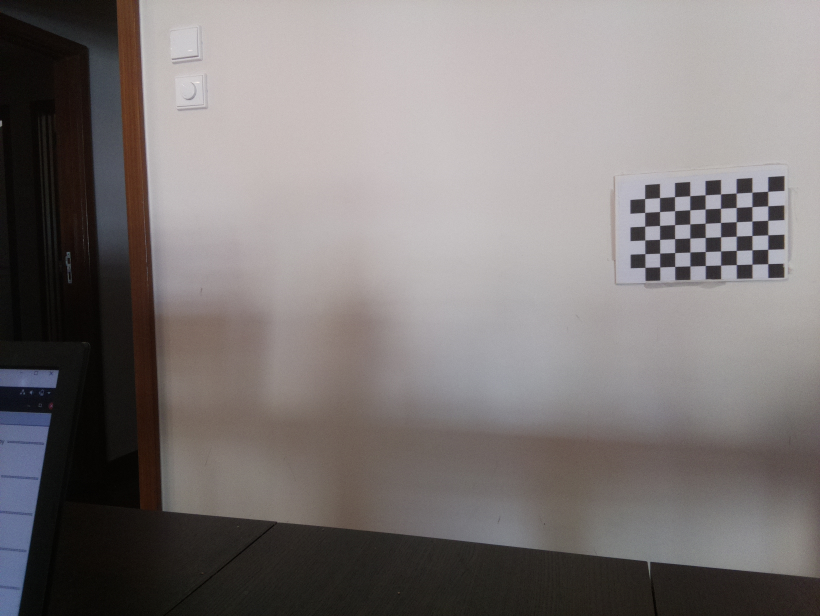
//> input picture Test_homography/L1.jpg, 1640 x 1232 px (shown at 1/2 size)
$ ./find_chess   (built with g++ and OpenCV 4)
//> lines starting //> are read from the running program, lines starting //| are printed output that depends on the picture; pictures that were not available may be replaced by others from this repository, and a replacement may not be noted
#include <opencv2/opencv.hpp>
#include <opencv2/calib3d/calib3d.hpp>
#include <opencv2/highgui/highgui.hpp>
#include <opencv2/imgproc/imgproc.hpp>
#include <stdio.h>
#include <iostream>
#include <opencv2/core/types.hpp>

#include "opencv2/opencv_modules.hpp"
#include <opencv2/core/utility.hpp>
#include "opencv2/imgcodecs.hpp"

#include <fstream>
using namespace std;
using namespace cv;
using namespace cv::detail;

 void DivideVector(vector<Point2f> &v){
     for(int i=0; i<v.size(); i++)
     {
		v[i].x = v[i].x/2 ;
		v[i].y = v[i].y/2 ;
	 }


  }

 void SumVectors(vector<Point2f> &a, vector<Point2f> &b){

     for(int i=0; i<a.size(); i++)
     {
		a[i].y = a[i].y + b[i].y;
		a[i].x = a[i].x + b[i].x;
	 }
 }

int main()
{
	//Variables
	cv::Size patternSize(6,9);
	cv::Mat imgL, imgC, imgR;
	vector<Point2f> corners1, corners2,corners3;

	cv::namedWindow("imgL",cv::WINDOW_NORMAL);
	cv::resizeWindow("imgL",960,536);
	cv::namedWindow("imgC",cv::WINDOW_NORMAL);
	cv::resizeWindow("imgC",960,536);
	cv::namedWindow("imgR",cv::WINDOW_NORMAL);
	cv::resizeWindow("imgR",960,536);

	//Read Images
	imgL = cv::imread("./L1.jpg");
//> imgL is the input picture: 1232 rows x 1640 cols, CV_8UC3; mean B, G, R 119, 119.6, 125.3
	imgR = cv::imread("./R1.jpg");
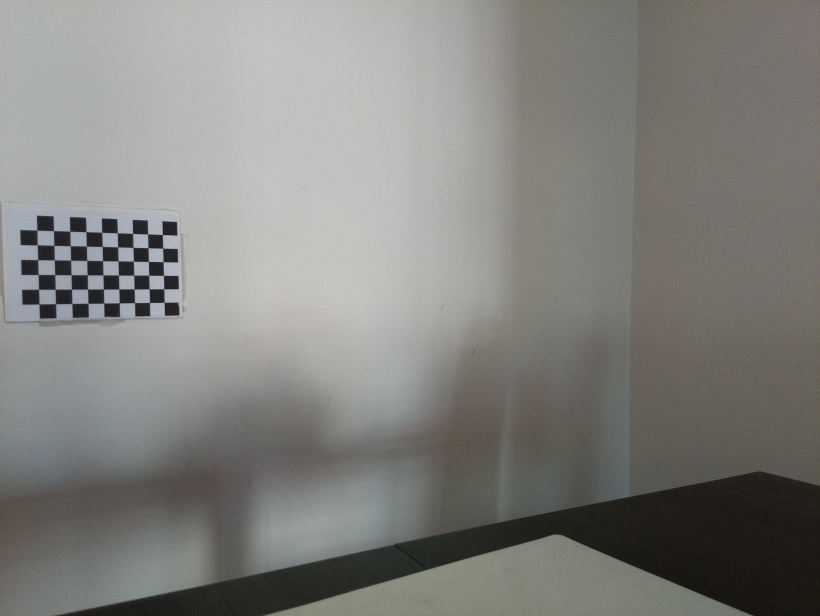
//> input picture Test_homography/R1.jpg, 1640 x 1232 px (shown at 1/2 size)
//> imgR is the input picture: 1232 rows x 1640 cols, CV_8UC3; mean B, G, R 125.5, 129.5, 129.7
	imgC = cv::imread("./C1.jpg");
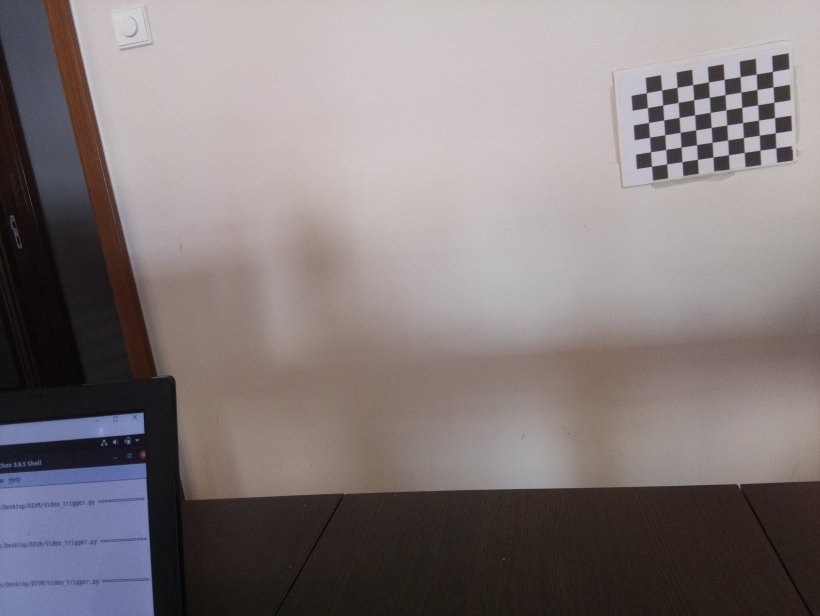
//> input picture Test_homography/L3.jpg, 1640 x 1232 px, given in place of C1.jpg, which was not available (shown at 1/2 size)
//> imgC is the input picture: 1232 rows x 1640 cols, CV_8UC3; mean B, G, R 123.1, 122.4, 131.1

	cv::imshow("imgL",imgL);
	cv::imshow("imgC",imgC);
	cv::imshow("imgR",imgR);

	//Find Chessboards
	bool found1 = cv::findChessboardCorners(imgL, patternSize, corners1);
//> corners1 = 54 Points (x, y), first 12: [1536.2, 382.9], [1536.1, 412.2], [1536, 441.4], [1536.1, 470.3], [1536.3, 499], [1536.3, 527.7], [1504.5, 384.8], [1504.5, 413.6], [1504.5, 442.6], [1504.3, 471.5], [1504.5, 500.4], [1504.7, 528.6]; found1 = true
	bool found2 = cv::findChessboardCorners(imgC, patternSize, corners2);
//> corners2 = 54 Points (x, y), first 12: [1545.3, 143.3], [1546.9, 174.3], [1548.4, 205], [1550, 235.8], [1551.1, 266.2], [1552.6, 296.3], [1512.9, 148.5], [1514.5, 179.4], [1516.2, 210.2], [1517.7, 240.5], [1518.9, 270.8], [1520.5, 300.9]; found2 = true
	bool found3 = cv::findChessboardCorners(imgR, patternSize, corners3);
//> corners3 = 54 Points (x, y), first 12: [325.3, 469.5], [325.9, 496.6], [326.6, 523.7], [327.5, 551], [328.2, 578], [328.8, 605], [295.8, 468.5], [296.5, 495.9], [297.4, 523.5], [298.2, 550.8], [298.7, 578.3], [299.5, 605.4]; found3 = true

	//Find Homographies
	cv::Mat H_LC = cv::findHomography(corners1, corners2);
//> H_LC = [[1.24, 0.221, -243.9], [-0.115, 1.23, -133.1], [6.09e-05, 0.000107, 1]]
	cv::Mat H_RC = cv::findHomography(corners3, corners2);
//> H_RC = [[0.383, 0.2, 1202], [-0.268, 1.07, -283.2], [-0.000417, 0.000117, 1]]
	cv::Mat H_CL = cv::findHomography(corners2, corners1);
//> H_CL = [[0.798, -0.16, 175], [0.0685, 0.806, 124.4], [-5.63e-05, -7.77e-05, 1]]
	cv::Mat H_CR = cv::findHomography(corners2, corners3);
//> H_CR = [[2.54, -0.131, -3090.2], [0.906, 2.05, -523.8], [0.00099, -0.000258, 1]]

	//Save Corners To CSV File

	std::ofstream myfile;
	myfile.open ("Corners.csv");
	myfile << "Xl,Yl,Xc,Yc,Xr,Yr,\n";

	for(int i=0; i<corners1.size(); i++)
	{

		myfile << corners1[i].x << " , " << corners1[i].y << "," << corners2[i].x << "," << corners2[i].y << "," << corners3[i].x << "," << corners3[i].y << ",\n";

	}
//> this loop made 54 passes
	myfile.close();


	//Show matrices
	std::cout << "H_LC:\n" << H_LC << std::endl;
//| H_LC:
//| [1.244770929463866, 0.2205934119623334, -243.8901973536138;
//|  -0.1152306384689621, 1.232885350402452, -133.0670121254669;
//|  6.086556008770997e-05, 0.0001065287434794291, 1]
	std::cout << "H_CR:\n" << H_CR << std::endl;
//| H_CR:
//| [2.535888943063395, -0.1306402686150352, -3090.24634917354;
//|  0.9058982698509424, 2.048854918250669, -523.7646438697799;
//|  0.0009896466335267023, -0.0002581120502459144, 1]
	std::cout << "H_RC:\n" << H_RC << std::endl;
//| H_RC:
//| [0.3830212772934249, 0.2002893002447285, 1201.989068599728;
//|  -0.2676441958450755, 1.069430245440931, -283.1611742946839;
//|  -0.0004171675625196887, 0.0001166156206691431, 1]
	std::cout << "H_CR:\n" << H_CR << std::endl;
//| H_CR:
//| [2.535888943063395, -0.1306402686150352, -3090.24634917354;
//|  0.9058982698509424, 2.048854918250669, -523.7646438697799;
//|  0.0009896466335267023, -0.0002581120502459144, 1]

	//CHECK THE DIFERENCE BETWEEN DIRECT AND THE INVERSES
	std::cout << "Inverse relation to the direct LC,CL" << std::endl;
	cv::Mat H_LC_inv = H_LC.inv();
//> H_LC_inv = [[0.781, -0.154, 169.9], [0.0671, 0.789, 121.3], [-5.47e-05, -7.46e-05, 0.977]]

	//Warp Prespectives
	cv::Mat imgL_C, imgL_C_L;
	cv::warpPerspective(imgL, imgL_C, H_LC, imgL.size());
	cv::warpPerspective(imgL_C, imgL_C_L, H_LC_inv, imgL_C.size());

	//Create windows
	cv::namedWindow("imgL_C",cv::WINDOW_NORMAL);
	cv::resizeWindow("imgL_C",960,536);
	cv::namedWindow("imgL_C_L",cv::WINDOW_NORMAL);
	cv::resizeWindow("imgL_C_L",960,536);

	//Show images
	cv::imshow("imgL_C",imgL_C);
	cv::imshow("imgL_C_L",imgL_C_L);

	//Show matrices
	std::cout << "H_LC:\n" << H_LC << std::endl;
//| H_LC:
//| [1.244770929463866, 0.2205934119623334, -243.8901973536138;
//|  -0.1152306384689621, 1.232885350402452, -133.0670121254669;
//|  6.086556008770997e-05, 0.0001065287434794291, 1]
	std::cout << "H_CL:\n" << H_CL << std::endl;
//| H_CL:
//| [0.7981720730656628, -0.1598946083803408, 174.9955248092625;
//|  0.06847352519251458, 0.8060893143057127, 124.4345805317647;
//|  -5.626858187059673e-05, -7.773212968684847e-05, 1]
	std::cout << "H_LC_inv:\n" << H_LC_inv << std::endl;
//| H_LC_inv:
//| [0.780763258099197, -0.1543761830437361, 169.8781276832995;
//|  0.06707314633484464, 0.7886234959074055, 121.2982551890719;
//|  -5.466681100037574e-05, -7.461487725221076e-05, 0.9767385219003654]

	cv::waitKey();

	cv::destroyWindow("imgL_C");
	cv::destroyWindow("imgL_C_L");

	//CHECK THE DIFERENCE BETWEEN DIRECT AND THE INVERSES
	std::cout << "Relation between transformation LC and CR" << std::endl;

	//Warp Prespectives
	cv::Mat imgC_R, imgC_R_false;
	cv::warpPerspective(imgC, imgC_R, H_CR, imgC.size());
	cv::warpPerspective(imgC, imgC_R_false, H_LC, imgC.size());
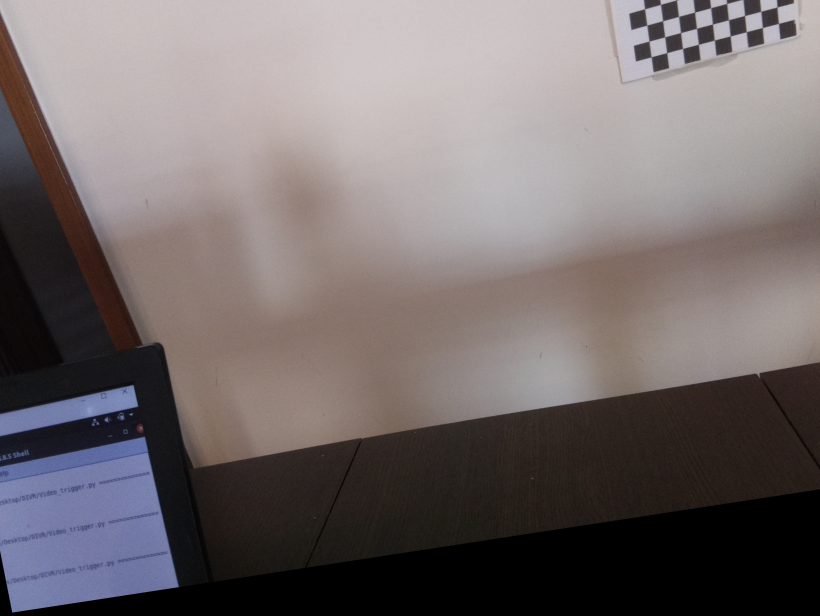
//> imgC_R_false: 1232 rows x 1640 cols, CV_8UC3 (shown at 1/2 size); mean B, G, R 107.7, 107.2, 115.3

	//Create windows
	cv::namedWindow("imgC_R",cv::WINDOW_NORMAL);
	cv::resizeWindow("imgC_R",960,536);
	cv::namedWindow("imgC_R_false",cv::WINDOW_NORMAL);
	cv::resizeWindow("imgC_R_false",960,536);

	//Show images
	cv::imshow("imgC_R",imgC_R);
	cv::imshow("imgC_R_false",imgC_R_false);

	//Show matrices
	std::cout << "H_LC:\n" << H_LC << std::endl;
//| H_LC:
//| [1.244770929463866, 0.2205934119623334, -243.8901973536138;
//|  -0.1152306384689621, 1.232885350402452, -133.0670121254669;
//|  6.086556008770997e-05, 0.0001065287434794291, 1]
	std::cout << "H_CR:\n" << H_CR << std::endl;
//| H_CR:
//| [2.535888943063395, -0.1306402686150352, -3090.24634917354;
//|  0.9058982698509424, 2.048854918250669, -523.7646438697799;
//|  0.0009896466335267023, -0.0002581120502459144, 1]

	cv::waitKey();

	cv::destroyWindow("imgC_R");
	cv::destroyWindow("imgC_R_false");

	//CHECK THE DIFERENCE BETWEEN DIRECT AND THE INVERSES
	std::cout << "Relation between transformation LC+CR and LR" << std::endl;

	cv::Mat H_LR_combine = H_CR * H_LC;
//> H_LR_combine = [[2.98, 0.0691, -3691.3], [0.86, 2.67, -1017.3], [0.00132, 6.62e-06, 0.793]]

	//Warp Prespectives
	cv::Mat imgL_C_R, imgL_R_combine;
	cv::warpPerspective(imgL, imgL_C, H_LC, imgL.size());
	cv::warpPerspective(imgL_C, imgL_C_R, H_CR, imgL_C.size());
	cv::warpPerspective(imgL, imgL_R_combine, H_LR_combine, imgL.size());
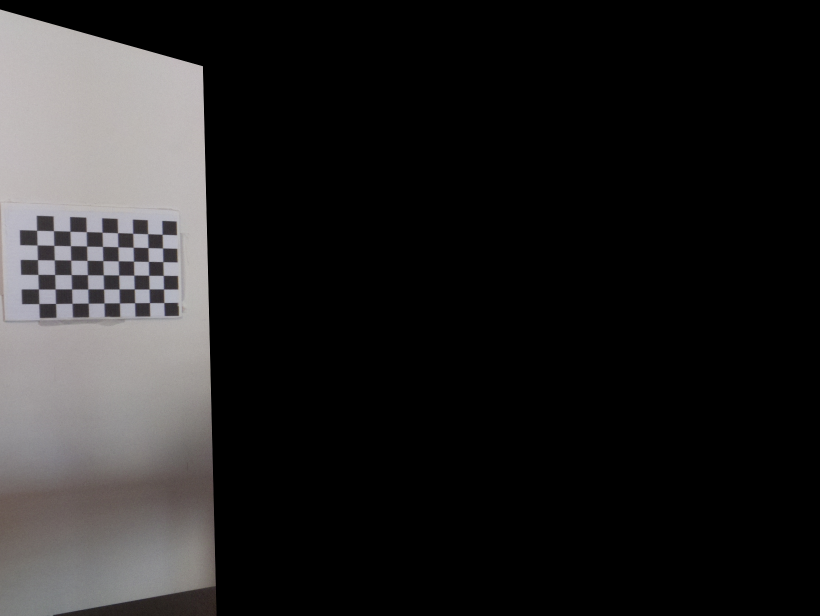
//> imgL_R_combine: 1232 rows x 1640 cols, CV_8UC3 (shown at 1/2 size); mean B, G, R 34.7, 34.6, 35.7

	//Create windows
	cv::namedWindow("imgL_C_R",cv::WINDOW_NORMAL);
	cv::resizeWindow("imgL_C_R",960,536);
	cv::namedWindow("imgL_R_combine",cv::WINDOW_NORMAL);
	cv::resizeWindow("imgL_R_combine",960,536);

	//Show images
	cv::imshow("imgL_C_R",imgL_C_R);
	cv::imshow("imgL_R_combine",imgL_R_combine);

	//Show matrices
	std::cout << "H_LR_combine:\n" << H_LR_combine << std::endl;
//| H_LR_combine:
//| [2.983565023384981, 0.06913586034044139, -3691.340893756247;
//|  0.8596657425984933, 2.67004241465806, -1017.339353936208;
//|  0.001322491336289898, 6.615705495591787e-06, 0.7929810865586353]

	cv::waitKey();

	cv::destroyWindow("imgL_C_R");
	cv::destroyWindow("imgL_R_combine");

	//CHECK THE DIFERENCE BETWEEN DIRECT AND THE INVERSES
	std::cout << "Relation between half transformations" << std::endl;

	cv::Mat H_LC2 = H_LC/2;
//> H_LC2 = [[0.622, 0.11, -121.9], [-0.0576, 0.616, -66.53], [3.04e-05, 5.33e-05, 0.5]]
	cv::Mat H_CL2 = H_CL/2;
//> H_CL2 = [[0.399, -0.0799, 87.5], [0.0342, 0.403, 62.22], [-2.81e-05, -3.89e-05, 0.5]]

	//Warp Prespectives
	cv::Mat imgL_C2, imgC_L2;
	cv::warpPerspective(imgL, imgL_C2, H_LC2, imgL.size());
	cv::warpPerspective(imgC, imgC_L2, H_CL2, imgL_C.size());
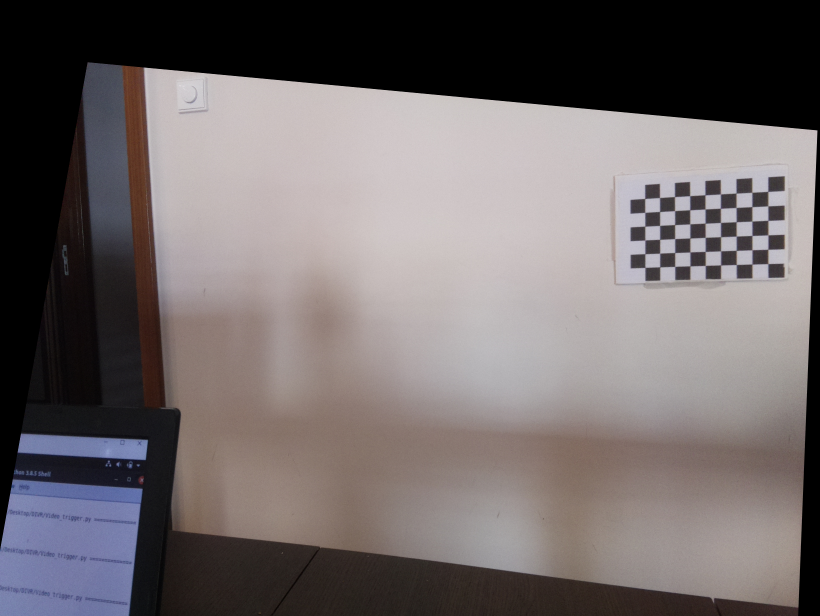
//> imgC_L2: 1232 rows x 1640 cols, CV_8UC3 (shown at 1/2 size); mean B, G, R 105.6, 105, 112.1


	//Create windows
	cv::namedWindow("imgL_C2",cv::WINDOW_NORMAL);
	cv::resizeWindow("imgL_C2",960,536);
	cv::namedWindow("imgC_L2",cv::WINDOW_NORMAL);
	cv::resizeWindow("imgC_L2",960,536);

	//Show images
	cv::imshow("imgL_C2",imgL_C2);
	cv::imshow("imgC_L2",imgC_L2);

	//Show matrices
	std::cout << "H_LC2:\n" << H_LC2 << std::endl;
//| H_LC2:
//| [0.6223854647319328, 0.1102967059811667, -121.9450986768069;
//|  -0.05761531923448105, 0.6164426752012262, -66.53350606273345;
//|  3.043278004385498e-05, 5.326437173971454e-05, 0.5]
	std::cout << "H_CL2:\n" << H_CL2 << std::endl;
//| H_CL2:
//| [0.3990860365328314, -0.07994730419017038, 87.49776240463126;
//|  0.03423676259625729, 0.4030446571528564, 62.21729026588233;
//|  -2.813429093529837e-05, -3.886606484342423e-05, 0.5]

	cv::waitKey();

	cv::destroyWindow("imgL_C2");
	cv::destroyWindow("imgC_L2");

	//CHECK THE DIFERENCE BETWEEN DIRECT AND THE INVERSES
	std::cout << "Relation between half transformations LR RL" << std::endl;

	cv::Mat H_LR = cv::findHomography(corners1, corners3);
//> H_LR = [[3.76, 0.0892, -4649.3], [1.08, 3.37, -1281.8], [0.00166, 2.09e-05, 1]]
	cv::Mat H_RL = cv::findHomography(corners3, corners1);
//> H_RL = [[0.294, 0.00442, 1236.2], [-0.251, 0.93, -21.93], [-0.000433, 1.95e-05, 1]]

	cv::Mat H_LR2 = H_LR/2;
//> H_LR2 = [[1.88, 0.0446, -2324.7], [0.54, 1.69, -640.9], [0.000831, 1.04e-05, 0.5]]
	cv::Mat H_RL2 = H_RL/2;
//> H_RL2 = [[0.147, 0.00221, 618.1], [-0.125, 0.465, -10.97], [-0.000217, 9.73e-06, 0.5]]

	//Warp Prespectives
	cv::Mat imgL_R2, imgR_L2;
	cv::warpPerspective(imgL, imgL_R2, H_LR2, imgL.size());
	cv::warpPerspective(imgR, imgR_L2, H_RL2, imgR.size());
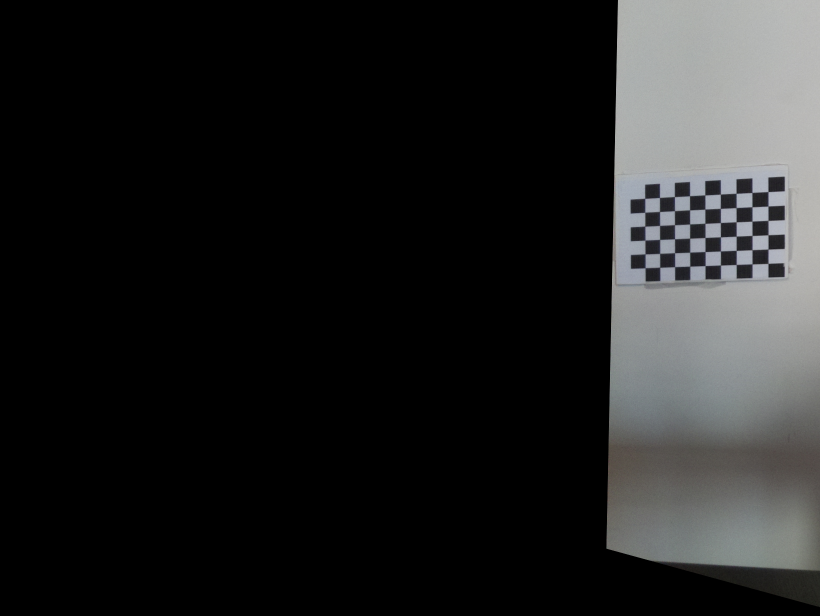
//> imgR_L2: 1232 rows x 1640 cols, CV_8UC3 (shown at 1/2 size); mean B, G, R 33, 33, 32.5


	//Create windows
	cv::namedWindow("imgL_R2",cv::WINDOW_NORMAL);
	cv::resizeWindow("imgL_R2",960,536);
	cv::namedWindow("imgR_L2",cv::WINDOW_NORMAL);
	cv::resizeWindow("imgR_L2",960,536);

	//Show images
	cv::imshow("imgL_R2",imgL_R2);
	cv::imshow("imgR_L2",imgR_L2);

	//Show matrices
	std::cout << "H_LR2:\n" << H_LR2 << std::endl;
//| H_LR2:
//| [1.878631200402046, 0.04461090292535407, -2324.662347551674;
//|  0.540330346087285, 1.68571677474616, -640.908230340642;
//|  0.0008306593480623285, 1.044823081058303e-05, 0.5]
	std::cout << "H_RL2:\n" << H_RL2 << std::endl;
//| H_RL2:
//| [0.147183709303839, 0.00220798187920805, 618.1219639237878;
//|  -0.1253764614228679, 0.464955870501148, -10.96641074966482;
//|  -0.0002165740988960774, 9.726799539921811e-06, 0.5]

	cv::waitKey();

	cv::destroyWindow("imgL_R2");
	cv::destroyWindow("imgR_L2");

	//*************** ESTIMATE C CORNERS **********************
	std::cout << "Estimate C corners" << std::endl;

	vector<Point2f> corners2_estimated = corners1;
//> corners2_estimated has the same summary as corners1

	SumVectors(corners2_estimated, corners3);
//> the loop in SumVectors, `for(int i=0; i<a.size(); i++)` made 54 passes
//> corners2_estimated = 54 Points (x, y), first 12: [1861.5, 852.3], [1862, 908.8], [1862.6, 965.1], [1863.6, 1021.3], [1864.5, 1077], [1865.1, 1132.7], [1800.2, 853.2], [1801.1, 909.5], [1801.9, 966.1], [1802.5, 1022.3], [1803.3, 1078.7], [1804.2, 1134]

	DivideVector(corners2_estimated);
//> the loop in DivideVector, `for(int i=0; i<v.size(); i++)` made 54 passes
//> corners2_estimated = 54 Points (x, y), first 12: [930.8, 426.2], [931, 454.4], [931.3, 482.6], [931.8, 510.6], [932.2, 538.5], [932.6, 566.4], [900.1, 426.6], [900.5, 454.8], [901, 483.1], [901.3, 511.1], [901.6, 539.4], [902.1, 567]

	std::cout << corners2_estimated << std::endl;
//| [930.75476, 426.17139;
//|  931.02588, 454.3996;
//|  931.29688, 482.55688;
//|  931.78693, 510.64154;
//> (the first 4 of 54 printed lines)

	cv::Mat H_LC_estimated = cv::findHomography(corners1, corners2_estimated);
//> H_LC_estimated = [[1.87, 0.0244, -1398.9], [0.235, 1.55, -275.9], [0.000383, 5.98e-06, 1]]
	cv::Mat H_RC_estimated = cv::findHomography(corners3, corners2_estimated);
//> H_RC_estimated = [[0.772, -0.000824, 618.2], [-0.138, 0.968, -11.29], [-0.000224, 1.39e-05, 1]]

	//Warp Prespectives
	cv::Mat imgL_C_estimated, imgR_C_estimated, imgR_C;
	cv::warpPerspective(imgL, imgL_C_estimated, H_LC_estimated, imgL.size());
	cv::warpPerspective(imgR, imgR_C_estimated, H_RC_estimated, imgR.size());
	cv::warpPerspective(imgR, imgR_C, H_RC, imgR.size());
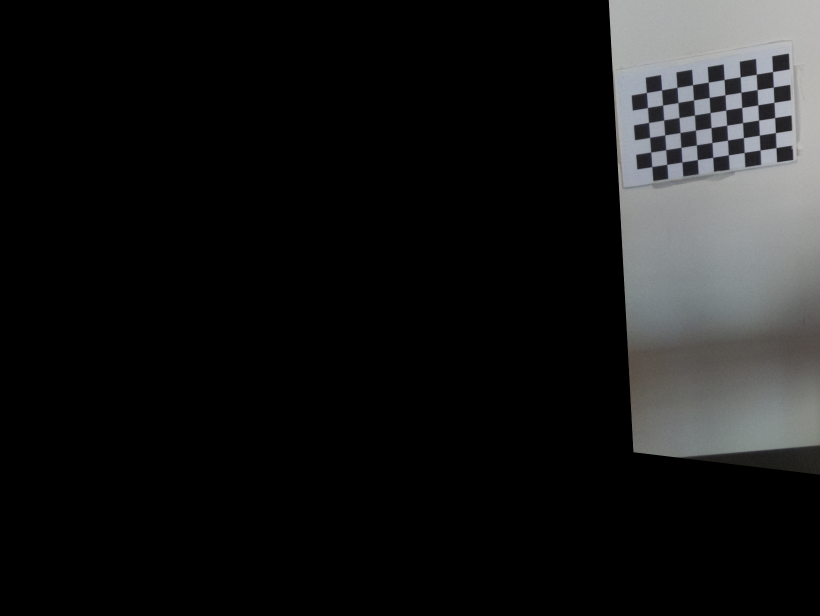
//> imgR_C: 1232 rows x 1640 cols, CV_8UC3 (shown at 1/2 size); mean B, G, R 23.9, 23.7, 23.4

	//Create windows
	cv::namedWindow("imgL_C_estimated",cv::WINDOW_NORMAL);
	cv::resizeWindow("imgL_C_estimated",960,536);
	cv::namedWindow("imgR_C_estimated",cv::WINDOW_NORMAL);
	cv::resizeWindow("imgR_C_estimated",960,536);
	cv::namedWindow("imgL_C",cv::WINDOW_NORMAL);
	cv::resizeWindow("imgL_C",960,536);
	cv::namedWindow("imgR_C",cv::WINDOW_NORMAL);
	cv::resizeWindow("imgR_C",960,536);

	//Show images
	cv::imshow("imgL_C_estimated",imgL_C_estimated);
	cv::imshow("imgR_C_estimated",imgR_C_estimated);
	cv::imshow("imgL_C",imgL_C);
	cv::imshow("imgR_C",imgR_C);
	//Show matrices
	std::cout << "H_LC:\n" << H_LC << std::endl;
//| H_LC:
//| [1.244770929463866, 0.2205934119623334, -243.8901973536138;
//|  -0.1152306384689621, 1.232885350402452, -133.0670121254669;
//|  6.086556008770997e-05, 0.0001065287434794291, 1]
	std::cout << "H_LC_estimated:\n" << H_LC_estimated << std::endl;
//| H_LC_estimated:
//| [1.868095014584701, 0.02442622318315541, -1398.855486901306;
//|  0.2348199361333131, 1.548329787802825, -275.9391670226207;
//|  0.0003830805339800921, 5.979676989289766e-06, 1]
	std::cout << "H_RC:\n" << H_RC << std::endl;
//| H_RC:
//| [0.3830212772934249, 0.2002893002447285, 1201.989068599728;
//|  -0.2676441958450755, 1.069430245440931, -283.1611742946839;
//|  -0.0004171675625196887, 0.0001166156206691431, 1]
	std::cout << "H_RC_estimated:\n" << H_RC_estimated << std::endl;
//| H_RC_estimated:
//| [0.7723332403370025, -0.0008237127324686598, 618.2120234976713;
//|  -0.1384140888890584, 0.9683542342244442, -11.28745119154299;
//|  -0.0002242429597171034, 1.387543891732993e-05, 1]
	cv::waitKey();

	cv::destroyWindow("imgL_C_estimated");
	cv::destroyWindow("imgR_C_estimated");
	cv::destroyWindow("imgL_C");
	cv::destroyWindow("imgR_C");
}
